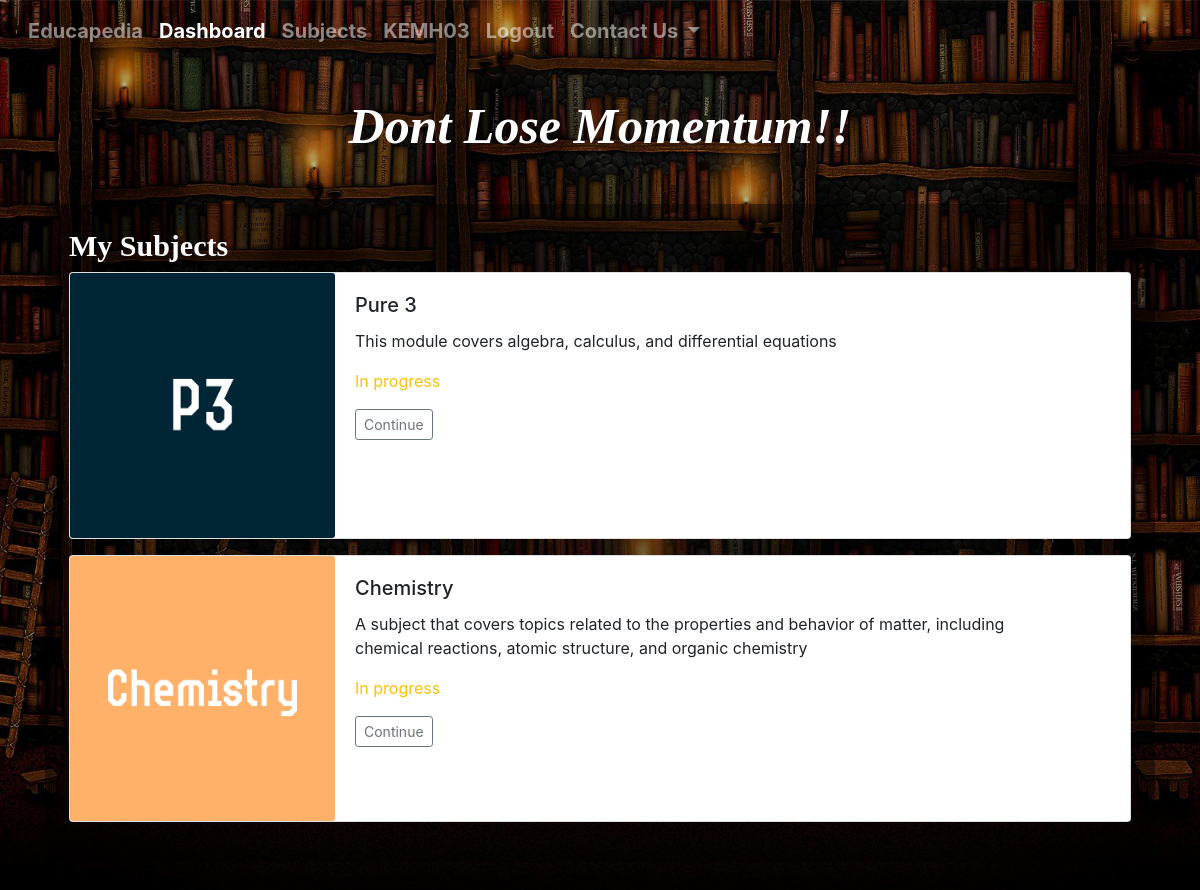
Page /Dashboard/ (signed in) on the committed database.
### Educapedia/models.py (models this page shows, shortened)
class Enrollment(models.Model):
    student = models.ForeignKey(Student, on_delete=models.CASCADE)
    course = models.ForeignKey(Courses, on_delete=models.CASCADE)
    date_purchased = models.DateTimeField(auto_now_add=True)
    completed = models.BooleanField(default=False)

class Courses(models.Model):
    CATEGORY_CHOICES = (
        ('math', 'Math'),
        ('science', 'Science'),
        ('ict', 'ICT'),
    )
    name = models.CharField(max_length=100)
    description = models.TextField()
    category = models.CharField(max_length=10, choices=CATEGORY_CHOICES)
    instructor = models.CharField(max_length=100,default='Test')
    video1 = models.FileField(upload_to='media/static/videos/')
    video2 = models.FileField(upload_to='media/static/videos/')
    quiz = models.URLField()
    assignment = models.URLField()
    picture = models.ImageField(upload_to='media/static/pictures/')

### Educapedia/views.py (the view)
# urls.py: path('Dashboard/', Educapedia_views.Dashboard, name='Edu-Dashboard'),
@ login_required
def Dashboard(request):
    enrollments = Enrollment.objects.filter(student=request.user.student)
    return render(request, 'Educapedia/Dashboard.html', {'enrollments': enrollments})

### templates/Educapedia/Dashboard.html (shortened to what this page needs)
{% extends 'Educapedia/Base_Subjects.html' %}
{% load static %}
{% block content %}
<nav class="navbar navbar-expand-lg navbar-dark fixed-top">
  <div class="collapse navbar-collapse font-weight-bold ml-1" style="font-size: 20px;" id="navbarNavDropdown">
    <ul class="navbar-nav">
      <li class="nav-item">
        <a class="nav-link" href="{% url 'Edu-Home' %}">Educapedia<span class="sr-only">(current)</span></a>
      </li>
      <li class="nav-item active">
        <a class="nav-link" href="{% url 'Edu-Dashboard' %}">Dashboard</a>
      </li>
      <li class="nav-item">
          <a class="nav-link" href="{% url 'Edu-OurSubjects' %}">Subjects</a>
      </li>
      <li class="nav-item">
        <a class="nav-link" href="{% url 'Edu-Profile' %}">{{user.username}}</a>
      </li>
      <li class="nav-item">
          <a class="nav-link" href="{% url 'Edu-Logout' %}">Logout</a>
      </li>
      <li class="nav-item dropdown">
        <a class="nav-link dropdown-toggle" href="#" id="navbarDropdownMenuLink" data-toggle="dropdown" aria-haspopup="true" aria-expanded="false">
          Contact Us
        </a>
      </li>
    </ul>
  </div>
</nav>
      <br><br>
      <div class="container">
        <h1 class="display-1 font-weight-bold font-italic mt-5 animate__animated animate__backInDown text-center text-white" style="font-size: 50px; font-family: Cambria, Cochin, Georgia, Times, 'Times New Roman', serif;">Dont Lose Momentum!!</h1>
        <div class="rounded-lg p-4 my-5" style="background-color: rgba(0, 0, 0, 0.4);">
          <h2 class="display-3 font-weight-bold text-white" style="font-size: 30px; font-family: Cambria, Cochin, Georgia, Times, 'Times New Roman', serif;">My Subjects</h2>
          {% for enrollment in enrollments %}
          <div class="card mb-3 animate__animated animate__backInLeft">
            <div class="row no-gutters">
              <div class="col-md-3">
                <img class="card-img" src="{{ enrollment.course.picture.url }}" alt="Card image cap">
              </div>
              <div class="col-md-8">
                <div class="card-body">
                  <h5 class="card-title">{{ enrollment.course.name }}</h5>
                  <p class="card-text">{{ enrollment.course.description }}</p>
                  {% if enrollment.completed %}
                  <p class="card-text text-success">Completed</p>
                  {% else %}
                  <p class="card-text text-warning">In progress</p>
                  {% endif %}
                  <div class="d-flex justify-content-between align-items-center">
                    <div class="btn-group">
                      <a href="{% url 'Edu-Video' enrollment.course.name %}" class="btn btn-sm btn-outline-secondary btn-block">Continue</a>
                    </div>
                  </div>
                </div>
              </div>
            </div>
          </div>
          {% endfor %}
        </div>
      </div>
{% endblock content %}

### templates/Educapedia/Base_Subjects.html (shortened to what this page needs)
{% load static %}
<!doctype html>
<html lang="en">
  <head>
    <link
    rel="stylesheet"
    href="https://cdnjs.cloudflare.com/ajax/libs/animate.css/4.1.1/animate.min.css"
    />
    <link href="https://cdn.jsdelivr.net/npm/bootstrap@5.0.2/dist/css/bootstrap.min.css" rel="stylesheet">
    <link rel="stylesheet" type="text/css" href="{% static 'Educapedia/SubjectsStyle.css' %}">
    <link rel="stylesheet" href="https://stackpath.bootstrapcdn.com/bootstrap/4.3.1/css/bootstrap.min.css">
    <link rel="stylesheet" href="https://fontawesome.com/v5/icons/whatsapp?s=solid&f=brands">
    <link rel="stylesheet" href="https://cdnjs.cloudflare.com/ajax/libs/font-awesome/4.7.0/css/font-awesome.min.css">
</head>
  <body style="margin-left: 2%;margin-right: 2%;">
    {% block content %}{% endblock content %}
  </body>
</html>

### media/static/Educapedia/SubjectsStyle.css (style rules this page uses)
.navbar { transition: all 0.5s; }
h1, h2, h3 { opacity: 0; animation-name: fadeIn; animation-duration: 1s; animation-fill-mode: forwards; }
:root { --animate-duration: 1200ms; --animate-delay: 0.9s; }

### rows in the picture
Enrollment: course.picture (picture), course.name "Pure 3", course.description "This module covers algebra, calculus, and differential equations", completed "In progress"
Enrollment: course.picture (picture), course.name "Chemistry", course.description "A subject that covers topics related to the properties and behavior of matter, including chemical reactions, atomic structure, and organic chemistry", completed "In progress"

### other values in the picture
{{ user.username }} "KEMH03"
